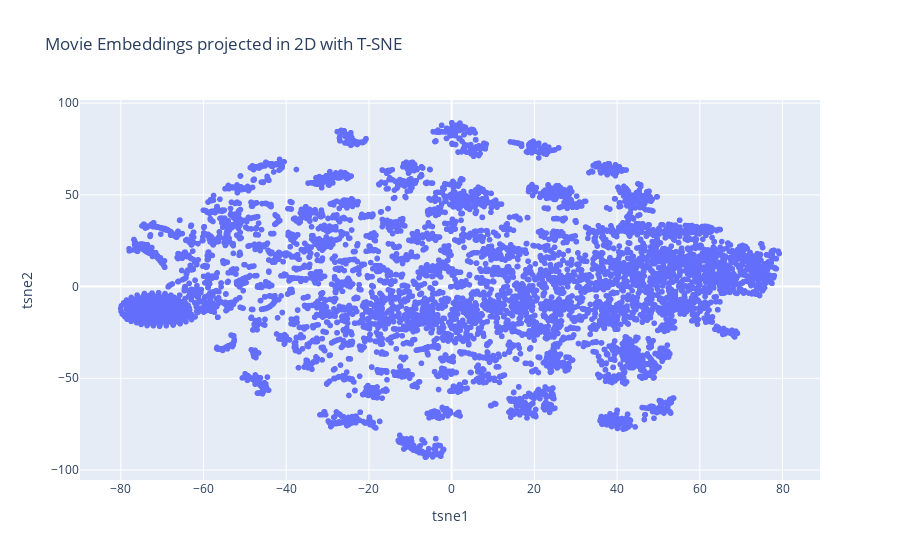

The notebook cell saved with this chart:
### Markdown cell above
Let's do the same with t-sne, an algorithm specialized for visualizing high dimensional spaces, you can read more about it there : https://en.wikipedia.org/wiki/T-distributed_stochastic_neighbor_embedding

### Code cell
from sklearn.manifold import TSNE

#TOFILL:

#récupérer les embedding values
movie_embedding_matrix = best_model.get_layer("q_i__movie_embedding").get_weights()[0] # [0] car get_weights return une liste [embedding_vector] et on veut accéder au contenu

#scalling des embedding values
scaler = StandardScaler()
movie_embedding_scalled = scaler.fit_transform(movie_embedding_matrix)

#application TSNE sur les embedding values
tsne = TSNE(n_components=2, perplexity=30, max_iter=1000, random_state=42)
movie_embedding_2D_tsne = tsne.fit_transform(movie_embedding_scalled)

#création des labels:
movie_ids = dataset["movieId"].unique()
movie_id_df = pd.DataFrame({'movieId': movie_ids})
movie_with_titles = movie_id_df.merge(df_movies, on='movieId', how='left')
labels = movie_with_titles['title']

df_proj = pd.DataFrame({
    'tsne1' : movie_embedding_2D_tsne[:, 0], 
    'tsne2': movie_embedding_2D_tsne[:, 1],
    'title': labels })

fig = px.scatter(df_proj, x='tsne1', y='tsne2',hover_data=["title"],title="Movie Embeddings projected in 2D with T-SNE")
fig.show()

### Figure 1 — Plotly figure (JSON) as saved in the notebook; plotly's stock layout.template omitted (floating-point values rounded to 4 significant figures; data arrays with more than 128 entries replaced by an {"elided": "..."} marker saying what was removed)
{"data": [{"customdata": {"elided": "9724x1 str values"}, "hovertemplate": "tsne1=%{x}<br>tsne2=%{y}<br>title=%{customdata[0]}<extra></extra>", "legendgroup": "", "marker": {"color": "#636efa", "symbol": "circle"}, "mode": "markers", "name": "", "showlegend": false, "type": "scattergl", "x": {"elided": "9724 float values"}, "xaxis": "x", "y": {"elided": "9724 float values"}, "yaxis": "y"}], "layout": {"legend": {"tracegroupgap": 0}, "title": {"text": "Movie Embeddings projected in 2D with T-SNE"}, "xaxis": {"anchor": "y", "domain": [0, 1], "title": {"text": "tsne1"}}, "yaxis": {"anchor": "x", "domain": [0, 1], "title": {"text": "tsne2"}}}}
